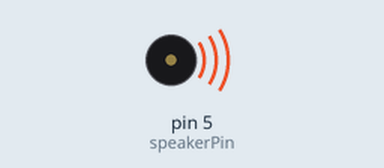
This sketch was run on a simulated Arduino Uno, built with avr-gcc and run on an emulated ATmega328P. Parts: buzzer (waves = sounding).

Above: at 0.1 s.
At 3.1 s:
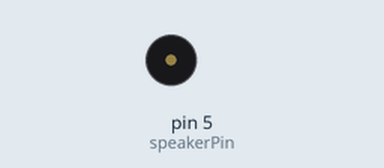
Timing chart, 0 to 4.6 s (numbered marks = the images above):
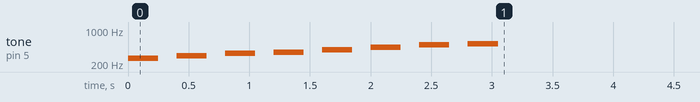

The sketch:

app.ino
```cpp
int speakerPin = 5;
int melody[] = {262, 294, 330, 349, 392, 440, 494, 523};

void setup() {
    for (int i = 0; i < 8; i++) {
        tone(speakerPin, melody[i], 250);
        delay(400);
        noTone(speakerPin);
    }
}

void loop() {

}
```
